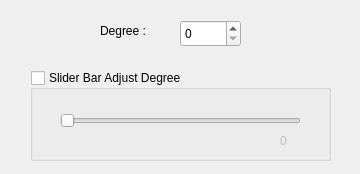
<?xml version="1.0" encoding="UTF-8"?>
<ui version="4.0">
 <class>DialogRotation</class>
 <widget class="QDialog" name="DialogRotation">
  <property name="geometry">
   <rect>
    <x>0</x>
    <y>0</y>
    <width>360</width>
    <height>174</height>
   </rect>
  </property>
  <property name="windowTitle">
   <string>Rotation</string>
  </property>
  <widget class="QLabel" name="label">
   <property name="geometry">
    <rect>
     <x>100</x>
     <y>20</y>
     <width>77</width>
     <height>21</height>
    </rect>
   </property>
   <property name="text">
    <string>Degree :</string>
   </property>
  </widget>
  <widget class="QSpinBox" name="spinBox">
   <property name="geometry">
    <rect>
     <x>180</x>
     <y>20</y>
     <width>61</width>
     <height>27</height>
    </rect>
   </property>
   <property name="maximum">
    <number>360</number>
   </property>
  </widget>
  <widget class="QGroupBox" name="groupBox">
   <property name="enabled">
    <bool>true</bool>
   </property>
   <property name="geometry">
    <rect>
     <x>30</x>
     <y>70</y>
     <width>301</width>
     <height>91</height>
    </rect>
   </property>
   <property name="acceptDrops">
    <bool>false</bool>
   </property>
   <property name="title">
    <string>Slider Bar Adjust Degree</string>
   </property>
   <property name="flat">
    <bool>false</bool>
   </property>
   <property name="checkable">
    <bool>true</bool>
   </property>
   <property name="checked">
    <bool>false</bool>
   </property>
   <widget class="QSlider" name="horizontalSlider">
    <property name="geometry">
     <rect>
      <x>30</x>
      <y>40</y>
      <width>241</width>
      <height>22</height>
     </rect>
    </property>
    <property name="maximum">
     <number>360</number>
    </property>
    <property name="orientation">
     <enum>Qt::Horizontal</enum>
    </property>
   </widget>
   <widget class="QLabel" name="label_2">
    <property name="geometry">
     <rect>
      <x>250</x>
      <y>60</y>
      <width>41</width>
      <height>21</height>
     </rect>
    </property>
    <property name="text">
     <string>0</string>
    </property>
   </widget>
  </widget>
 </widget>
 <resources/>
 <connections/>
</ui>
